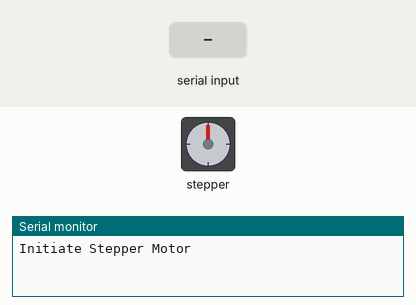
The sketch below on a simulated Arduino Uno, built with avr-gcc and run on an emulated ATmega328P. Shown: stepper motor, the last lines printed to the serial monitor. The test bench sets the inputs (shaded band). Stepper angles assume 200 steps per turn.

Above: at 1.2 s.
1.3 s: "s90\n" received over Serial
At 2.7 s:
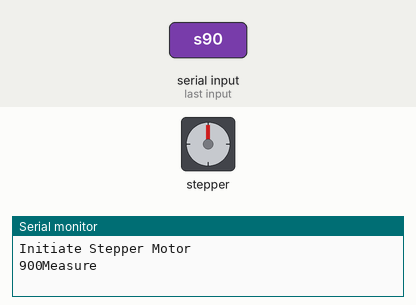
4.3 s: "o90\n" received over Serial
At 6.75 s:
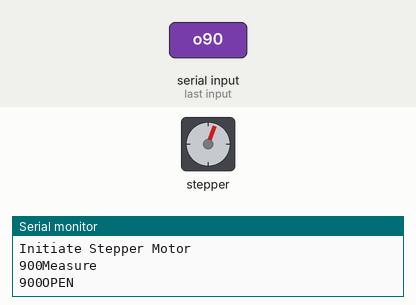
7.3 s: "c90\n" received over Serial
10.3 s: "s,45\n" received over Serial
13.3 s: "n90\n" received over Serial
At 13.3 s:
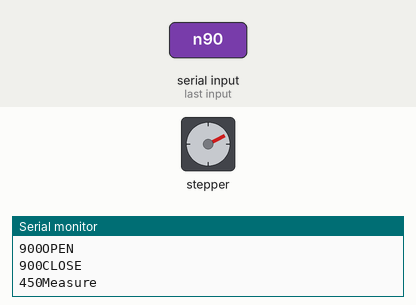
14.8 s: "c,45\n" received over Serial
At 18.24 s:
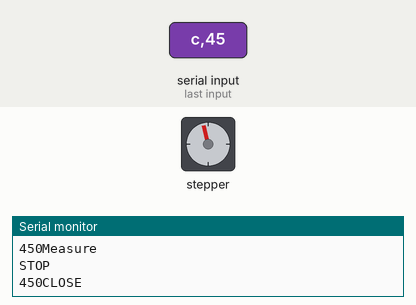
Timing chart, 0 to 20.9 s (numbered marks = the images above; inputs shaded):
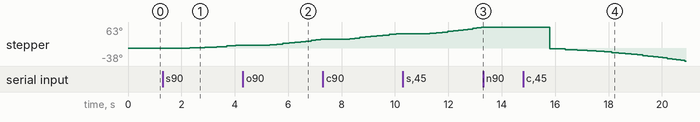

Measured:
- after the input at 13.3 s, stepper: stops changing and stays 63°
- after the input at 14.8 s, stepper: turns 65° counter-clockwise in 0.00 s, then 2° counter-clockwise in 0.00 s, then 34° counter-clockwise in 4.0 s

The sketch:

accelStepper22.ino
```cpp
#include <AccelStepper.h>

long receivedMMdistance = 0; //distance in mm from the computer ie number of steps
long receivedDelay = 0; //delay between two steps, received from the computer ie speed
long receivedAcceleration = 0; //acceleration value from computer ie acceleration
char receivedCommand; //character for commands, character and two numbers
/* s = Start (CCW) // needs steps and speed values, starts the motor
 * o = open (CCW) // needs steps and speed values, clockwise
 * c = close (CW) //needs steps and speed values, anticlockwise
 * a = set acceleration // needs acceleration value , just updates the value of acceleration
 * n = stop right now! // just the 'n' is needed, stops the motor ASAP
 */

bool newData, runallowed = false; // booleans for new data from serial, and runallowed flag, newData acts as a switch. runAllowed


//no of motors| step pin | DIR pin.
// with the CNC shield, I am only using one A4988 chip on the X stepper motor location. X.STEP is pin 2, and X.DIR is on pin 5.
AccelStepper stepper(1, 2, 5);


void setup()
{
  Serial.begin(9600); //define baud rate
  Serial.println("Initiate Stepper Motor"); //print a message

  //setting up some default values for maximum speed and maximum acceleration
  stepper.setMaxSpeed(2000); //SPEED = Steps / second, 2000 steps per second, if it is set up in 400 microsteps , 5 revolution will take a second

  stepper.disableOutputs(); //disable outputs, so the motor is not getting warm (no current)


}

void loop()
{

  checkSerial(); //check serial port for new commands

  continuousRun2(); //method to handle the motor

}


void continuousRun2() //method for the motor
{
  if (runallowed == true)
  {
    if (abs(stepper.currentPosition()) < receivedMMdistance) //abs() is needed because of the '<'
    {
      stepper.enableOutputs(); //enable pins
      stepper.run(); //step the motor (this will step the motor by 1 step at each loop)
    }
    else //program enters this part if the required distance is completed
    {

      runallowed = false; //disable running -> the program will not try to enter this if-else anymore
      stepper.disableOutputs(); // disable power
      Serial.print("POS: ");
      Serial.println(stepper.currentPosition()); // print pos -> this will show you the latest relative number of steps
      stepper.setCurrentPosition(0); //reset the position to zero
      Serial.print("POS: ");
      Serial.println(stepper.currentPosition()); // print pos -> this will show you the latest relative number of steps; we check here if it is zero for real
    }


  }
  else //program enters this part if the runallowed is FALSE, we do not do anything
  {
    return;

  }
}

void checkSerial() //method for receiving the commands, checks the serial port whether there are comments.
{
  //switch-case would also work, and maybe more elegant

  if (Serial.available() > 0) //if something comes
  {
    receivedCommand = Serial.read(); // this will read the command character
    newData = true; //this creates a flag
  }

  if (newData == true) //if we received something (see above)
  {
    //START - MEASURE
    if (receivedCommand == 's') //this is the measure part
    {
      //example s 2000 500 - 2000 steps (5 revolution with 400 step/rev microstepping) and 500 steps/s speed
      runallowed = true; //allow running


      receivedMMdistance = Serial.parseFloat(); //value for the steps
      receivedDelay = Serial.parseFloat(); //value for the speed

      Serial.print(receivedMMdistance); //print the values for checking if Arduino received the numbers
      Serial.print(receivedDelay);
      Serial.println("Measure "); //print the action
      stepper.setMaxSpeed(receivedDelay); //set speed
      stepper.move(receivedMMdistance); //set distance

    }
    //START - OPEN
    if (receivedCommand == 'o') //OPENING
    {
      //example o 2000 500 - 2000 steps (5 revolution with 400 step/rev microstepping) and 500 steps/s speed
      runallowed = true; //allow running


      receivedMMdistance = Serial.parseFloat(); //value for the steps
      receivedDelay = Serial.parseFloat(); //value for the speed

      Serial.print(receivedMMdistance); //print the values for checking
      Serial.print(receivedDelay);
      Serial.println("OPEN "); //print the action
      stepper.setMaxSpeed(receivedDelay); //set speed
      stepper.move(receivedMMdistance); //set distance

    }

    //START - CLOSE
    if (receivedCommand == 'c') //CLOSING - Rotates the motor in the opposite direction as opening
    {
      //example c 2000 500 - 2000 steps (5 revolution with 400 step/rev microstepping) and 500 steps/s speed; will rotate in the other direction
      runallowed = true; //allow running


      receivedMMdistance = Serial.parseFloat(); //value for the steps
      receivedDelay = Serial.parseFloat(); //value for the speed

      Serial.print(receivedMMdistance);  //print the values for checking
      Serial.print(receivedDelay);
      Serial.println("CLOSE "); //print action
      stepper.setMaxSpeed(receivedDelay); //set speed
      stepper.move(-1 * receivedMMdistance); ////set distance - negative value flips the direction

    }

    //STOP - STOP
    if (receivedCommand == 'n') //immediately stops the motor
    {
      runallowed = false; //disable running

      stepper.setCurrentPosition(0); // reset position
      Serial.println("STOP "); //print action
      stepper.stop(); //stop motor
      stepper.disableOutputs(); //disable power

    }

    //SET ACCELERATION
    if (receivedCommand == 'a') //Setting up a new acceleration value
    {
      runallowed = false; //we still keep running disabled, since we just update a variable

      receivedAcceleration = Serial.parseFloat(); //receive the acceleration from serial

      stepper.setAcceleration(receivedAcceleration); //update the value of the variable

      Serial.println("Acceleration Updated "); //confirm update by message

    }

  }
  //after we went through the above tasks, newData becomes false again, so we are ready to receive new commands again.
  newData = false;


}
```
